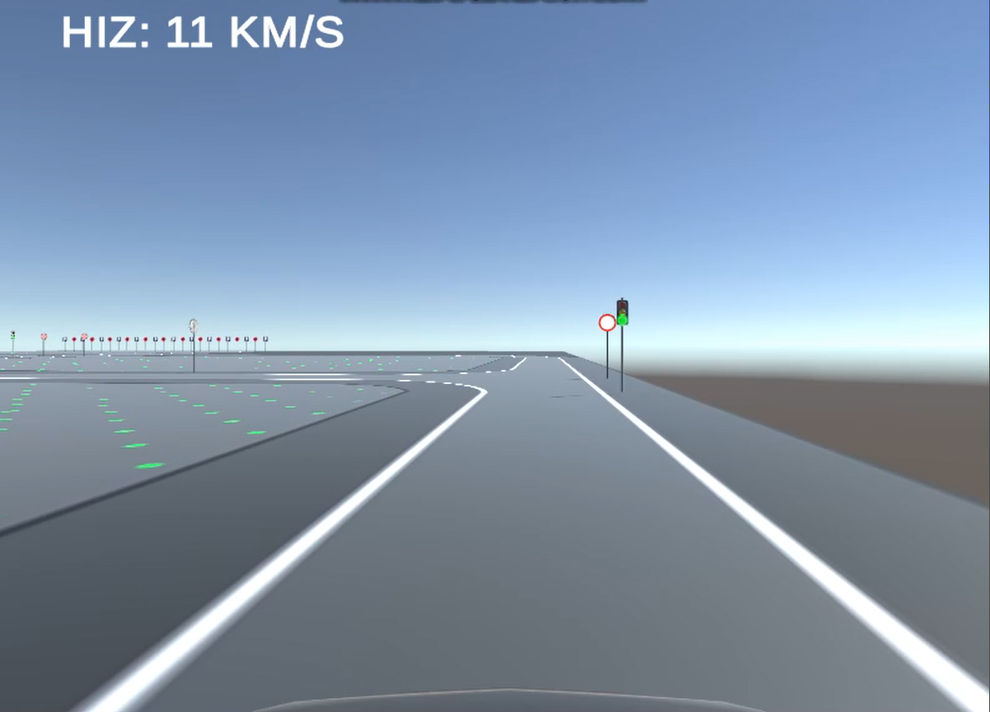
#> input picture test/test.png, 990 x 712 px, shrunk from 1201 x 864 before the run
$ python -i image_processing_utils.py   (imports and definitions only)
#> lines starting #> are read from the running program, lines starting #| are printed output that depends on the picture; after the words box and inside, x2 and y2 are one past the last pixel; in counts of white or black regions, pixels touching at a corner belong together
import cv2
import numpy as np
import math
import numpy as np


# [426 lines left out: functions should_car_turn, is_stop_point, is_finishing_line, detect_turn_direction, not called in this run]


def find_turn_angle(image):
    """Dönüş açısını hesaplama
    0 -> Sol
    1 -> Sağ

    Arguments:
        image {np.array} -- Resim

    Returns:
        Hata varsa -1
        np.array, tuple -- Resim ve dönüş bilgileri (0, 58.5)

    Examples:
        image, donus_data = find_turn_angle(image)
        yon, donus_pixel_uzunlugu = donus_data
    """

    is_kawis = 0
    avg_slope = []

    def canny_img(image):
        image = cv2.cvtColor(image, cv2.COLOR_RGB2GRAY)
        image = cv2.GaussianBlur(image, (15, 15), 0)
        return cv2.Canny(image, 50, 150)

    def region_of_interest(image):
        height, width = image.shape
        points = [
            (width * 0, height * 1),
            (width * 0.1, height * 0.8),
            (width * 0.25, height * 0.6),
            (width * 0.75, height * 0.6),
            (width * 0.90, height * 0.8),
            (width * 1, height * 1),
        ]
        mask = np.zeros_like(image)
        cv2.fillPoly(mask, np.array([points], np.int32), 255)
        return cv2.bitwise_and(image, mask)

    def hough_lines(image):
        return cv2.HoughLinesP(
            image,
            rho=1,
            theta=np.pi / 180,
            threshold=40,
            minLineLength=50,
            maxLineGap=100
        )

    def avarage_slope(lines):
        left_avg = (0., 0.)
        right_avg = (0., 0.)

        if lines is not None:

            left_lines = []
            right_lines = []

            for line in lines:
                for x0, y0, x1, y1 in line:
                    if x0 == x1:
                        continue

                    slope = (y1 - y0) / (x1 - x0)
                    intercept = y0 - (slope * x0)

                    if slope < 0:
                        left_lines.append((slope, intercept))
                    else:
                        right_lines.append((slope, intercept))

                    if len(left_lines) > 0:
                        left_avg = np.average(left_lines, axis=0)
                    if len(right_lines) > 0:
                        right_avg = np.average(right_lines, axis=0)

            return left_avg, right_avg

    def slope_to_point(y0, y1, line_slope):
        if line_slope[0] != 0:  # infinite kontrolu
            x0 = int((y0 - line_slope[1]) / line_slope[0])
            x1 = int((y1 - line_slope[1]) / line_slope[0])
        else:
            x0 = 0
            x1 = 0
        return x0, y0, x1, y1

    def avarage_lanes(image, lines):
        nonlocal avg_slope

        avg_lane = avarage_slope(lines)
        avg_slope = avg_lane

        y0 = image.shape[0]
        y1 = int(y0 * 0.6)

        # Sol serit yoksa 0 dondur.
        if avg_lane[0][0] == 0 and avg_lane[0][1] == 0:
            left_line = (0, 0, 0, 0)
        else:
            left_line = slope_to_point(y0, y1, avg_lane[0])

        # Sag serit yoksa 0 dondur.
        if avg_lane[1][0] == 0 and avg_lane[1][1] == 0:
            right_line = (0, 0, 0, 0)
        else:
            right_line = slope_to_point(y0, y1, avg_lane[1])

        return left_line, right_line

    # TODO Kalınlığı düzelt
    def draw_lines(image, lines, color=[255, 0, 0], thickness=40):
        mask_image = np.zeros_like(image)
        for x0, y0, x1, y1 in lines:
            x0 = int(x0)
            y0 = int(y0)
            x1 = int(x1)
            y1 = int(y1)
            cv2.line(mask_image, (x0, y0), (x1, y1), color, thickness)

        # TODO Resmin altına çiziyor
        return cv2.addWeighted(image, 1, mask_image, 1, 0)

    def finding_center_point(image, lanes, new_image):
        nonlocal is_kawis
        nonlocal avg_slope

        height, width, _ = image.shape

        left_center_line = slope_to_point(
            height * 0.70,
            height * 0.75,
            avg_slope[0]
        )
        right_center_line = slope_to_point(
            height * 0.70,
            height * 0.75,
            avg_slope[1]
        )

        l0, l1, l2, l3 = left_center_line
        r0, r1, r2, r3 = right_center_line
        l0 = l2 = (l0 + l2) / 2
        r0 = r2 = (r0 + r2) / 2

        center_line = (
            (l0 + r0) / 2,
            l1,
            (l0 + r0) / 2,
            l3
        )

        left_center_line = l0, l1, l2, l3
        right_center_line = r0, r1, r2, r3

        # TODO HATA
        screen_center_line = (
            width / 2,
            center_line[3],
            width / 2,
            height
        )

        if width / 2 < center_line[0]:
            screen_horizontal_line = (
                screen_center_line[0],
                center_line[3],
                center_line[0],
                center_line[3]
            )

            center_sol_sag = 1

        else:
            screen_horizontal_line = (
                center_line[0],
                center_line[3],
                screen_center_line[0],
                center_line[3]
            )

            center_sol_sag = 0

        # Donuş çizgisinin uzunluğu
        center_donus_degeri = screen_horizontal_line[2] - \
            screen_horizontal_line[0]

        # TODO Kaldırılacak
        # Sağı görerek dönme
        m = n = 0
        if(lanes[1][0] != lanes[1][2]):  # egim infinite kontrolu
            m, n = np.polyfit((lanes[1][0], lanes[1][2]),
                              (lanes[1][1], lanes[1][3]), 1)

        # # print(f"--------- Egim: {m}, Kesişim {n}")

        # Sol çizgi yoksa
        if lanes[0][0] < -200 or (lanes[0][0] == 0 and lanes[0][2] == 0):
            left_center_line = (0, 0, 0, 0)
            center_line = (0, 0, 0, 0)
            screen_center_line = (0, 0, 0, 0)
            screen_horizontal_line = (0, 0, 0, 0)
            # center_donus_degeri = -1


            # print("Sag serit:", lanes[1][0] ,lanes[1][2])
            # Sağ çizgi varsa
            if lanes[1][0] > -200: #ters
                # Sağı görerek dönme
                m = n = 0
                ## print("lane0-2 :", lanes[1][0], lanes[1][2])
                if lanes[1][0] != lanes[1][2]:  # egim infinite kontrolu
                    m, n = np.polyfit(
                        (lanes[1][0], lanes[1][2]), (lanes[1][1], lanes[1][3]), 1)
                    ## print("m n :", m, n)
                if n > 25:
                    if m > 0.40 and m < 0.70:
                        center_sol_sag = 0
                        # TODO düzeltilecek
                        center_donus_degeri = 32 + n - 25
                else:  # Düz yol, sola yaklaş
                    is_kawis = 0

                    # print("Duzyol lanes:", lanes[1][2] , lanes[1][0])
                    if lanes[1][0] < width - 15:
                        # # print(
                        #    f"Düz yol sola yaklaş {lanes[1][2]} {width - 15}")
                        center_sol_sag = 0
                        center_donus_degeri = 40  # 5 * 8
                    else:  # Sağa yaklaş
                        center_sol_sag = 1
                        center_donus_degeri = 24  # 3 * 8
                if n > 45:
                    is_kawis = 99
                    center_sol_sag = 0
                    if n > 60:
                        center_donus_degeri = 104  # 10 * 8
                    else:
                        center_donus_degeri = 64  # 8 * 8
                    if m > 2:
                        center_donus_degeri = 120  # 8 * 15
                # print("donus degeri:", center_donus_degeri)

        elif lanes[1][0] < -200 or (lanes[1][0] == 0 and lanes[1][2] == 0):  # right x1 is null
            right_center_line = (0, 0, 0, 0)
            center_line = (0, 0, 0, 0)
            screen_center_line = (0, 0, 0, 0)
            screen_horizontal_line = (0, 0, 0, 0)
            # center_donus_degeri = -1

            if lanes[0][0] > -200:  # left.x1 is not null
                # TODO kavis için
                # Solu görerek dönme

                m = n = 0
                if lanes[0][0] != lanes[0][2]:  # egim infinite kontrolu
                    m, n = np.polyfit(
                        (lanes[0][0], lanes[0][2]), (lanes[0][1], lanes[0][3]), 1)
                if n > 25:
                    if m > 0.40 and m < 0.70:  # TODO degerler sol seritin egimine gore, saga gore duzeltilecek!!!
                        center_sol_sag = 1
                        # TODO düzeltilecek
                        center_donus_degeri = 32 + n - 25
                else:  # Düz yol, sola yaklaş
                    is_kawis = 0

                    # print("Duzyol SOLAAA:", lanes[0][0], lanes[0][2])
                    ## print("Duzyol SOLAAA:", lanes[0][0], lanes[0][2])
                    if lanes[0][0] > 15: #x1 > 0+15
                        # # print(
                        #    f"Düz yol saga yaklaş {lanes[0][0]} {width - 15}")
                        center_sol_sag = 1
                        center_donus_degeri = 40  # 5 * 8
                    else:  # Sağa yaklaş
                        center_sol_sag = 0
                        center_donus_degeri = 24  # 3 * 8
                if n > 45:
                    is_kawis = 99
                    center_sol_sag = 1
                    if n > 60:
                        center_donus_degeri = 104  # 10 * 8
                    else:
                        center_donus_degeri = 64  # 8 * 8
                    if m > 2:
                        center_donus_degeri = 120  # 8 * 15

        new_image = draw_lines(
            new_image,
            [
                left_center_line,
                right_center_line,
                center_line,
                screen_center_line,
                screen_horizontal_line
            ],
            color=[0, 255, 0],
            thickness=3
        )

        # sol sag 0 1 _ donus değeri
        return new_image, (center_sol_sag, center_donus_degeri)
    # try:
    copy_image = np.copy(image)
    copy_image = canny_img(copy_image)


    copy_image = region_of_interest(copy_image)
    #cv2.imshow("canny", copy_image)
    lines = hough_lines(copy_image)
    if lines is None:
        # print("none")
        return None  # Serit bulunamadiysa bir adim atla.
    avg_lines = avarage_lanes(copy_image, lines)
    copy_image = draw_lines(image, avg_lines)
    # center_sol_sag - center_donus_degeri
    # copy_image, donus_data = finding_center_point(image, avg_lines, copy_image)
    return finding_center_point(image, avg_lines, copy_image)
    # except:
    #    return -1

>>> import cv2
>>> picture = cv2.cvtColor(cv2.imread('../test/test.png'), cv2.COLOR_BGR2RGB)
>>> result = find_turn_angle(picture)
#> in canny_img, `image = cv2.cvtColor(image, cv2.COLOR_RGB2GRAY)`:
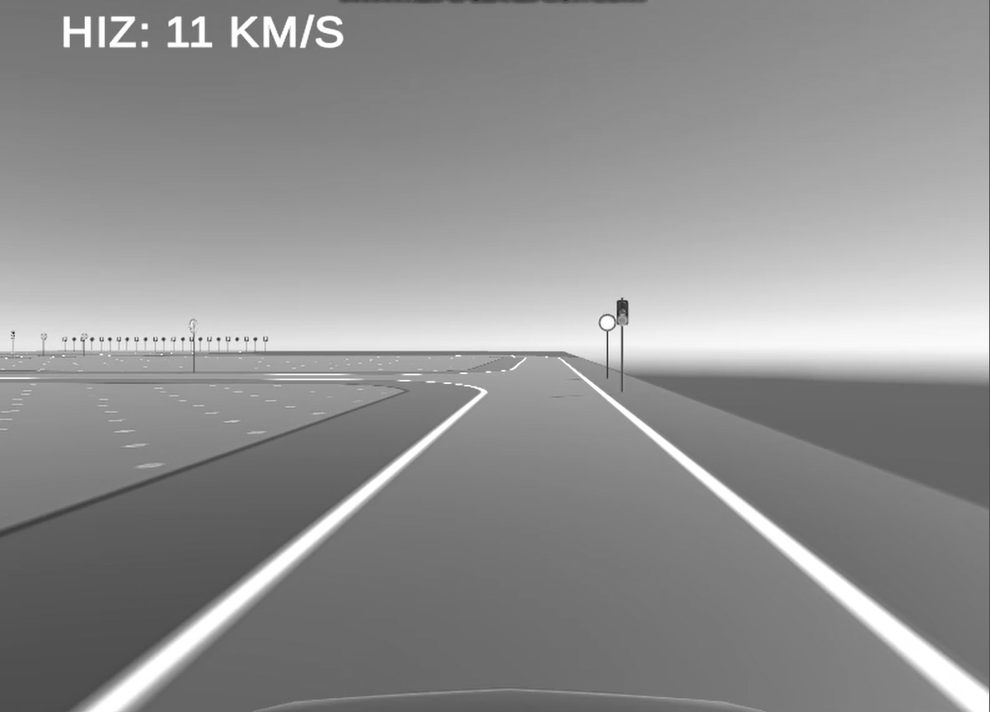
#> image: shape (712, 990); min 39, max 255, mean 144.3
#> in canny_img, `return cv2.Canny(image, 50, 150)`:
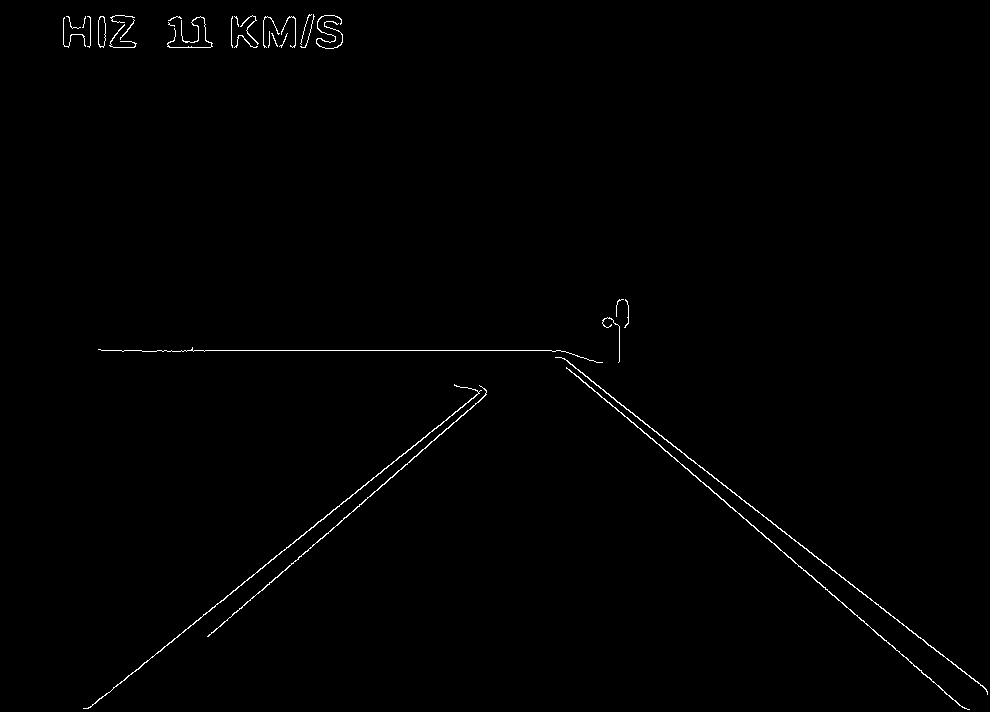
#> returned value: shape (712, 990); 0.64% white in thin lines or dots
#> in region_of_interest, `cv2.fillPoly(mask, np.array([points], np.int32), 255)`:
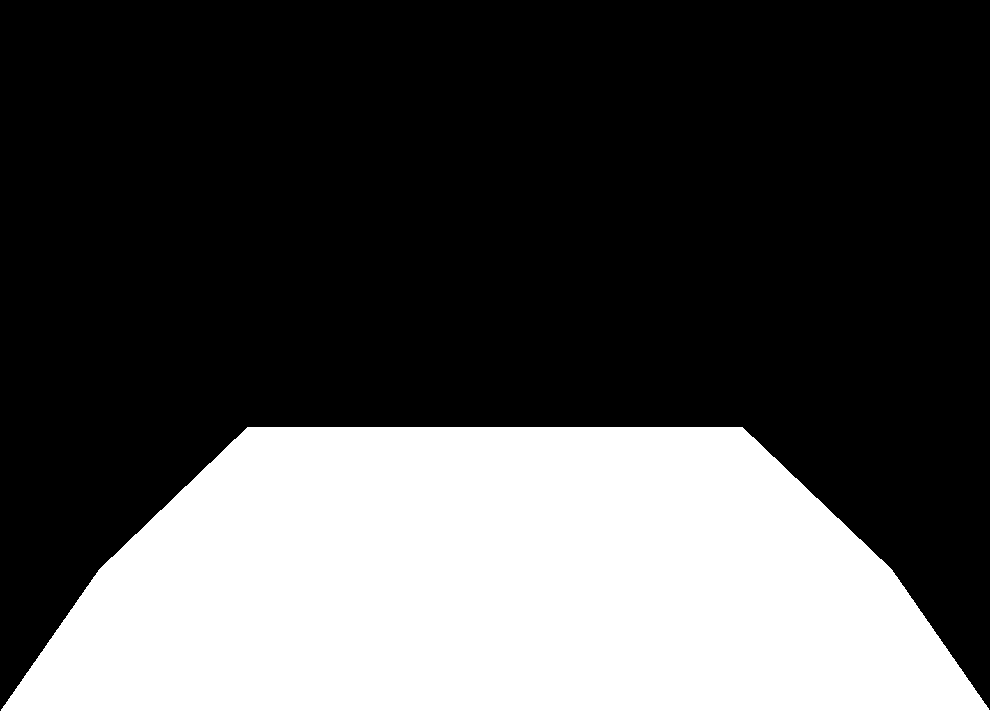
#> mask: shape (712, 990); 31.1% white; 1 white region, box (x1, y1, x2, y2) and area: (0, 427, 990, 712) 218910
#> in region_of_interest, `return cv2.bitwise_and(image, mask)`:
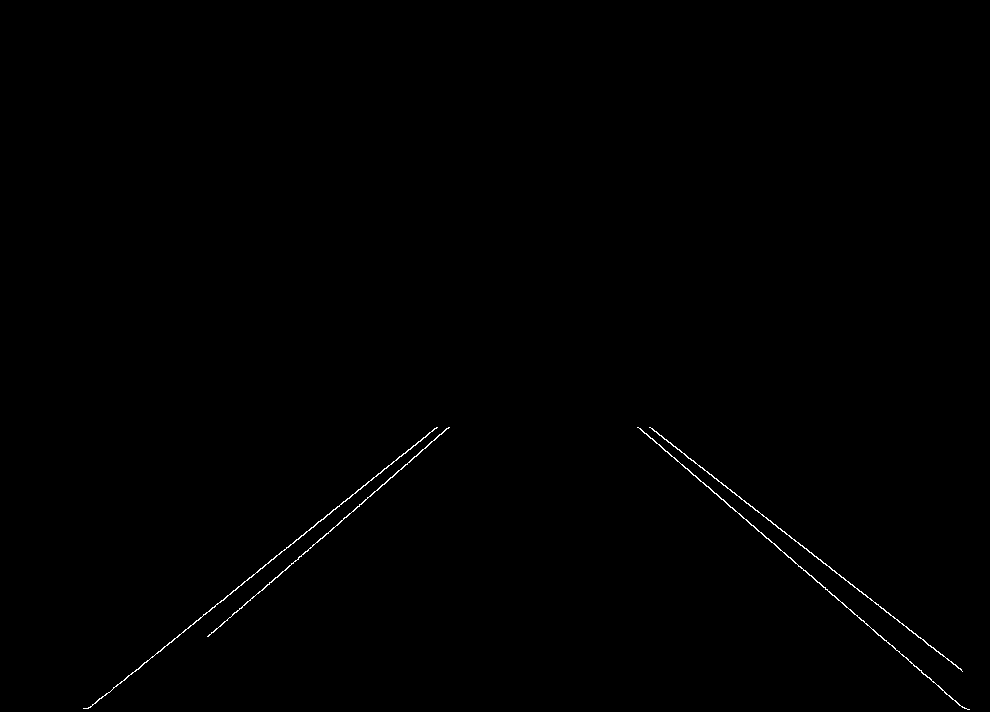
#> returned value: shape (712, 990); 0.3% white in thin lines or dots, all inside (x1, y1, x2, y2) = (83, 427, 970, 710)
#> in find_turn_angle, `lines = hough_lines(copy_image)`: lines = [[88, 708, 434, 428], [650, 427, 962, 671], [640, 428, 959, 705], [207, 636, 448, 427], [708, 486, 964, 708], [208, 636, 449, 427], [649, 427, 936, 651], [638, 427, 798, 566], [109, 692, 437, 427]]
#> the loop in avarage_slope, `for line in lines:` made 9 passes
#> after the loop in avarage_slope, `for line in lines:`: left_lines = [(-0.809, 779.2), (-0.867, 815.5), (-0.867, 816.4), (-0.808, 780.1)]; right_lines = [(0.782, -81.33), (0.868, -127.7), (0.867, -128), (0.78, -79.54), (0.869, -127.3)]
#> in avarage_lanes, `avg_lane = avarage_slope(lines)`: avg_lane = ([-0.838, 797.8], [0.833, -108.8])
#> in slope_to_point, `x0 = int((y0 - line_slope[1]) / line_slope[0])`: x0 = 102
#> in slope_to_point, `x1 = int((y1 - line_slope[1]) / line_slope[0])`: x1 = 442
#> in avarage_lanes, `left_line = slope_to_point(y0, y1, avg_lane[0])`: left_line = (102, 712, 442, 427)
#> in avarage_lanes, `right_line = slope_to_point(y0, y1, avg_lane[1])`: right_line = (984, 712, 642, 427)
#> in find_turn_angle, `avg_lines = avarage_lanes(copy_image, lines)`: avg_lines = ((102, 712, 442, 427), (984, 712, 642, 427))
#> the loop in draw_lines, `for x0, y0, x1, y1 in lines:` made 2 passes
#> after the loop in draw_lines, `for x0, y0, x1, y1 in lines:`:
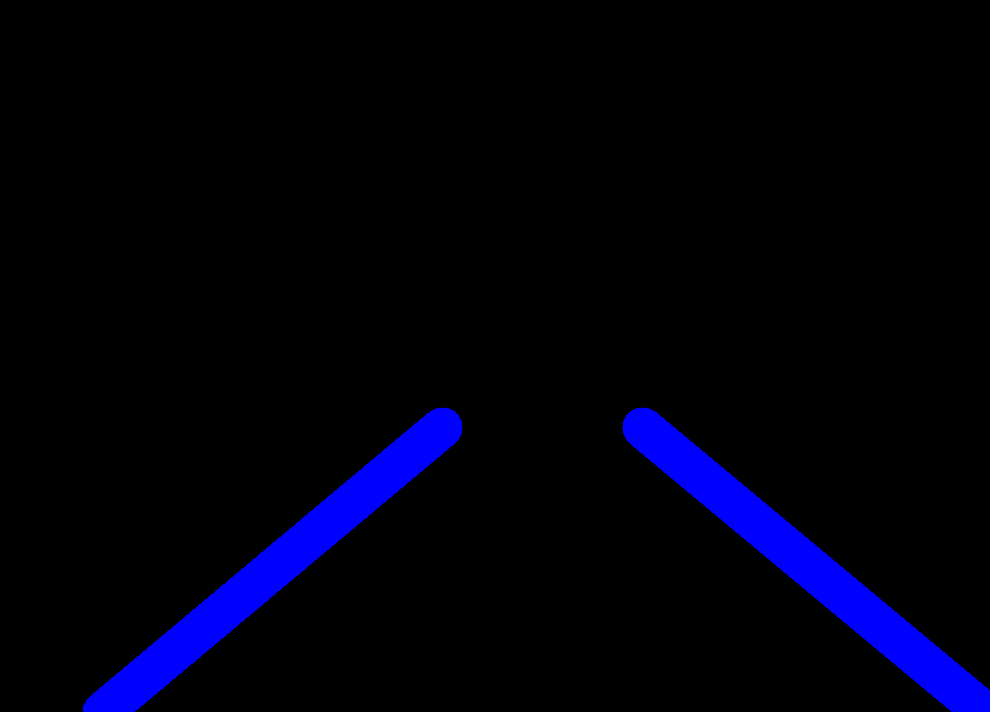
#> mask_image: shape (712, 990, 3); mean of channels 0, 1, 2 13.5, 0, 0; drawn as B, G, R
#> in draw_lines, `return cv2.addWeighted(image, 1, mask_image, 1, 0)`:
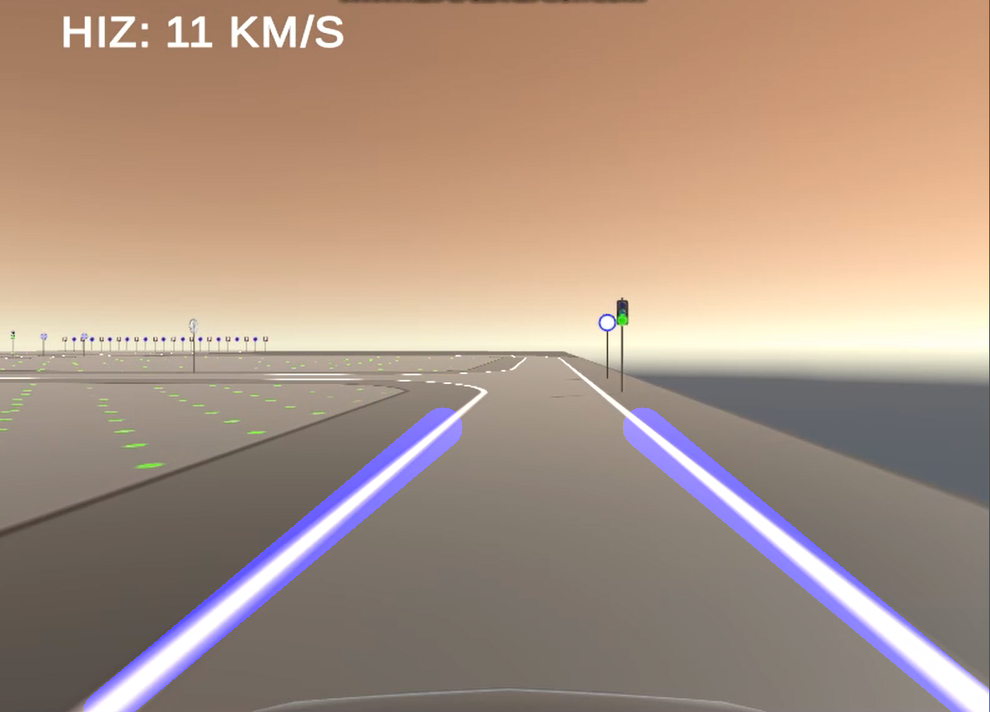
#> returned value: shape (712, 990, 3); mean of channels 0, 1, 2 132, 147.6, 170.9; drawn as B, G, R
#> in finding_center_point, `left_center_line = slope_to_point( height * 0.70, height * 0.75, avg_s..`: left_center_line = (357, 498.4, 314, 534)
#> in finding_center_point, `right_center_line = slope_to_point( height * 0.70, height * 0.75, avg_..`: right_center_line = (728, 498.4, 771, 534)
#> in finding_center_point, `l0, l1, l2, l3 = left_center_line`: l0 = 357; l1 = 498.4; l2 = 314; l3 = 534
#> in finding_center_point, `r0, r1, r2, r3 = right_center_line`: r0 = 728; r1 = 498.4; r2 = 771; r3 = 534
#> in finding_center_point, `l0 = l2 = (l0 + l2) / 2`: l0 = 335.5
#> in finding_center_point, `r0 = r2 = (r0 + r2) / 2`: r0 = 749.5
#> in finding_center_point, `center_line = ( (l0 + r0) / 2, l1, (l0 + r0) / 2, l3 )`: center_line = (542.5, 498.4, 542.5, 534)
#> in finding_center_point, `left_center_line = l0, l1, l2, l3`: left_center_line = (335.5, 498.4, 335.5, 534)
#> in finding_center_point, `right_center_line = r0, r1, r2, r3`: right_center_line = (749.5, 498.4, 749.5, 534)
#> in finding_center_point, `screen_center_line = ( width / 2, center_line[3], width / 2, height )`: screen_center_line = (495, 534, 495, 712)
#> in finding_center_point, `screen_horizontal_line = ( screen_center_line[0], center_line[3], cent..`: screen_horizontal_line = (495, 534, 542.5, 534)
#> in finding_center_point, `center_donus_degeri = screen_horizontal_line[2] - \ screen_horizontal_..`: center_donus_degeri = 47.5
#> in finding_center_point, `m, n = np.polyfit((lanes[1][0], lanes[1][2]), (lanes[1][1], lanes[1][3..`: m = 0.833; n = -108
